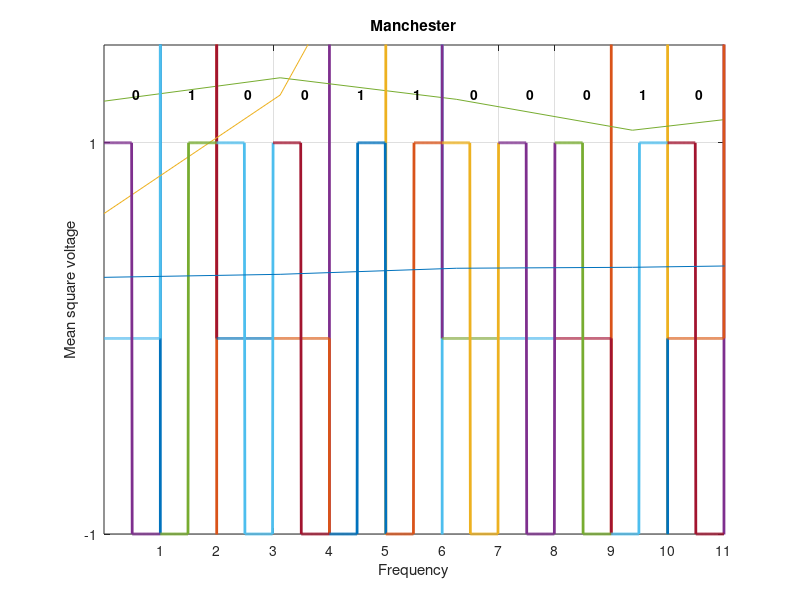

MATLAB code for this plot:
clear;clc
%bitstream = [ 0 0 0 0 0 0 0 0 0 0 0];
%bitstream = [ 1 1 1 1 1 1 1 1 1 1];
bitstream = [ 0 1 0 0 1 1 0 0 0 1 0];
pulse_high = 5;
pulse_low = -5;
for bit = 1:length(bitstream)
    % set bit time
    bt = bit-1:0.001:bit;
    if bitstream(bit) == 0
        % low level pulse
        y = (bt<bit)*pulse_low;
    else
        % high level pulse
        y = (bt<bit) * pulse_high;
    end

    try
        if bitstream(bit+1) == 1
            y(end) = pulse_high;
        else
            y(end) = pulse_low;
        end
    catch e
        % assume next bit is 1
        y(end) = pulse_high;
    end

    % draw pulse and label
    plot(bt, y, 'LineWidth', 2);
    text(bit-0.5,pulse_high+0.5, num2str(bitstream(bit)), 'FontWeight', 'bold');
    hold on;
end

% draw grid
grid on;
axis([0 length(bitstream) pulse_low-1 pulse_high+1]);
set(gca,'YTick', [pulse_low pulse_high])
set(gca,'XTick', 1:length(bitstream))
title('Unipolar Non-Return-to-Zero Level')

%% Part 2
clear ; clc
bitstream = randi([0 1], 1, 10000);
fb=100;

pulse_high = 1;
pulse_low = -1;
yy=[];
for bit = 1:length(bitstream)
    % set bit time
    bt = bit-1:0.25:(bit-0.25);
    if bitstream(bit) == 0
        % low level pulse
        y = (bt<bit)*pulse_low;

    else
        % high level pulse
        y = (bt<bit) * pulse_high;
    end
    yy=[yy y];

end
k=zeros(100,400);
for j=1:1:100
    k(j,:)=yy(400*j-399:400*j);
    sep(j,:)=fft(k(j,:),128);
end
n=size(sep,2);
fs=4*fb;
f = (0:n-1)*(fs/n); % frequency range

m_sep=mean((abs(sep).^2),1)/fs;
figure(1);
plot(f,m_sep);
% draw grid
grid on;
ylabel('Mean square voltage');
xlabel('Frequency');
title('Polar Non-Return-to-Zero Level');

%% Part 3
clear;clc
bitstream = [ 0 1 0 0 1 1 0 0 0 1 0];
% pulse height
pulse = 5;
% assume that current pulse level is a "low" pulse (binary 1)
% this is the pulse level for the bit before given bitstream
current_level = -pulse;
for bit = 1:length(bitstream)
    % set bit time
    bt=bit-1:0.001:bit;
    if bitstream(bit) == 0
        % binary 0, set to zero
        y = (bt<bit)*0;
    else
        % each binary 1 has the opposite pulse level from the previous
        current_level = -current_level;
        y = (bt<bit)*current_level;
    end
    % assign last pulse point by inspecting the following bit
    try
        % we care only about ones as they use alternate levels
        if bitstream(bit+1) == 1
            y(end) = -current_level;
        end
    catch e
        % bitstream end; assume next bit is 0
        y(end) = -current_level;
    end

    % draw pulse and label
    plot(bt, y, 'LineWidth', 2);
    text(bit-0.5,pulse+0.5, num2str(bitstream(bit)), 'FontWeight', 'bold');
    hold on;
end

% draw grid
grid on;
axis([0 length(bitstream) -5 6]);
set(gca,'YTick', [-pulse pulse])
set(gca,'XTick', 1:length(bitstream))
title('Bipolar - AMI')

%% Part 4: spectrum of AMI
clear ; clc
bitstream = randi([0 1], 1, 10000);
fb=100;
yy=[];

pulse = 5;
current_level = -pulse;
for bit = 1:length(bitstream)
    % set bit time
    bt = bit-1:0.25:(bit-0.25);
    if bitstream(bit) == 0
        % binary 0, set to zero
        y = (bt<bit)*0;
    else
        % each binary 1 has the opposite pulse level from the previous
        current_level = -current_level;
        y = (bt<bit)*current_level;
    end
    % assign last pulse point by inspecting the following bit
    try
        % we care only about ones as they use alternate levels
        if bitstream(bit+1) == 1
            y(end) = -current_level;
        end
    catch e
        % bitstream end; assume next bit is 0
        y(end) = -current_level;
    end

    yy=[yy y];

end
k=zeros(100,400);
for j=1:1:100
    k(j,:)=yy(400*j-399:400*j);
    sep(j,:)=fft(k(j,:),128);
end
n=size(sep,2);
fs=4*fb;
f = (0:n-1)*(fs/n); % frequency range

m_sep=mean((abs(sep).^2),1)/fs;
figure(1);
plot(f,m_sep);
grid on;
xlabel('Frequency')
title('Bipolar - AMI')

%% Manchester
clear;clc
bitstream = [ 0 1 0 0 1 1 0 0 0 1 0];
% pulse height
pulse = 1;
yy=[];
for bit = 1:length(bitstream)
    % set bit time
    bt = bit-1:0.01:(bit);
    if bitstream(bit) == 1
        % low -> high
        y = (bt<bit) * pulse - 2*pulse * (bt < bit - 0.5);
        % set last pulse point to high level
        current_level = pulse;
    else
        % high -> low
        y = -(bt<bit) * pulse + 2*pulse*(bt < bit - 0.5);
        % set last pulse point to low level
        current_level = -pulse;
    end
    try
        % if the next bit is the same as this one 
        %change the level
        if bitstream(bit+1) == bitstream(bit)
            y(end) = -current_level;
        else
            y(end) = current_level;
        end
    catch e
        % assume next bit is the same as the last one
        y(end) = current_level;
    end

     % draw pulse and label
    plot(bt, y, 'LineWidth', 2);
    text(bit-0.5,pulse+0.25, num2str(bitstream(bit)), 'FontWeight', 'bold');
    hold on;
end

% draw grid
grid on;
axis([0 length(bitstream) -1 1.5]);
set(gca,'YTick', [-pulse pulse])
set(gca,'XTick', 1:length(bitstream))
title('Manchester')

%% Spectrum of Manchester
clear ; clc
bitstream = randi([0 1], 1, 10000);
fb=100;
yy=[];

pulse = 1;
yy=[];
for bit = 1:length(bitstream)
    % set bit time
    bt = bit-1:0.25:(bit-0.25);
    if bitstream(bit) == 1
        % low -> high
        y = (bt<bit) * pulse - 2*pulse * (bt < bit - 0.5);
        % set last pulse point to high level
        current_level = pulse;
    else
        % high -> low
        y = -(bt<bit) * pulse + 2*pulse*(bt < bit - 0.5);
        % set last pulse point to low level
        current_level = -pulse;
    end
    try
        % if the next bit is the same as this one 
        %change the level
        if bitstream(bit+1) == bitstream(bit)
            y(end) = -current_level;
        else
            y(end) = current_level;
        end
    catch e
        % assume next bit is the same as the last one
        y(end) = current_level;
    end

    yy=[yy y];

end
k=zeros(100,400);
for j=1:1:100
    k(j,:)=yy(400*j-399:400*j);
    sep(j,:)=fft(k(j,:),128);
end
n=size(sep,2);
fs=4*fb;
f = (0:n-1)*(fs/n); % frequency range

m_sep=mean((abs(sep).^2),1)/fs;
figure(1);
plot(f,m_sep);
grid on;
xlabel('Frequency')
title('Manchester')